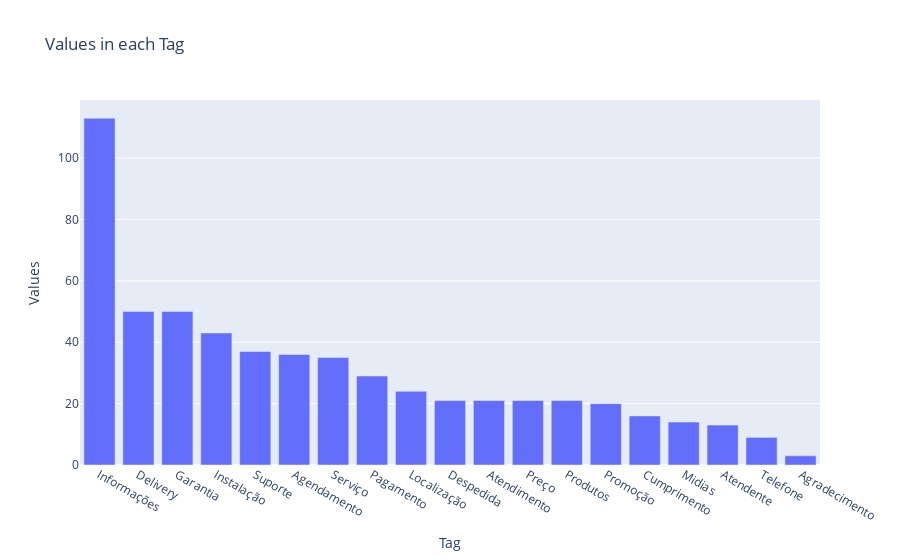

The cell this chart's notebook holds for it:
### Code cell
import plotly.graph_objects as go

fig = go.Figure([go.Bar(x=y.value_counts().index, y=y.value_counts().tolist())])
fig.update_layout(
    title="Values in each Tag",
    xaxis_title="Tag",
    yaxis_title="Values")
fig.show()

### Figure 1 — Plotly figure (JSON) as saved in the notebook; plotly's stock layout.template omitted (floating-point values rounded to 4 significant figures)
{"data": [{"type": "bar", "x": ["Informações", "Delivery", "Garantia", "Instalação", "Suporte", "Agendamento", "Serviço", "Pagamento", "Localização", "Despedida", "Atendimento", "Preço", "Produtos", "Promoção", "Cumprimento", "Midias", "Atendente", "Telefone", "Agradecimento"], "y": [113, 50, 50, 43, 37, 36, 35, 29, 24, 21, 21, 21, 21, 20, 16, 14, 13, 9, 3]}], "layout": {"title": {"text": "Values in each Tag"}, "xaxis": {"title": {"text": "Tag"}}, "yaxis": {"title": {"text": "Values"}}}}
